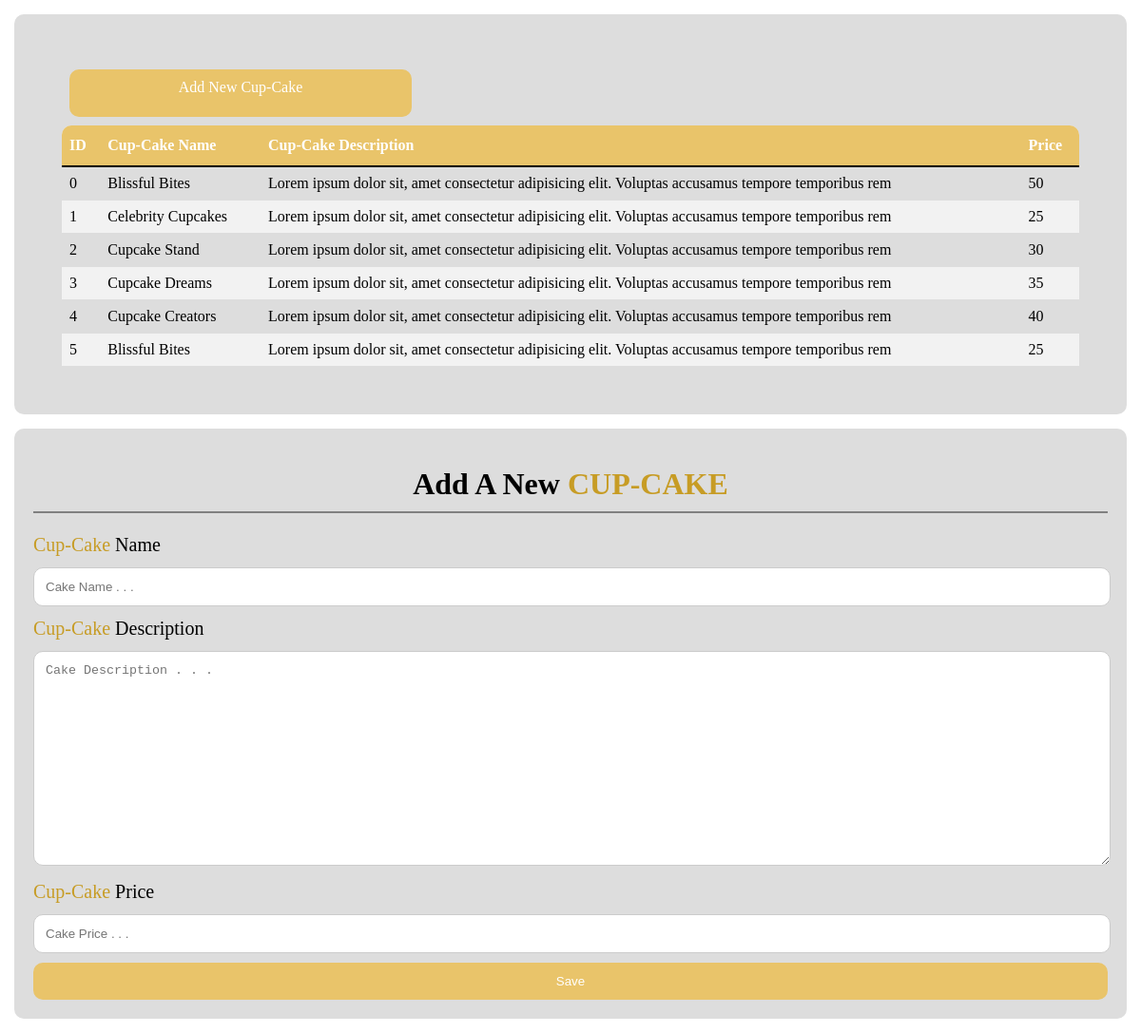
Screenshot of /backend/admin/Pages/addcupcakes.php with the database file from the repository.
### tables this page shows
CREATE TABLE `cupcake` (
  `id` int(10) NOT NULL,
  `cupcake` varchar(30) NOT NULL,
  `discription` varchar(100) DEFAULT NULL,
  `price` int(10) NOT NULL
);

### backend/admin/Pages/addcupcakes.php (the view, shortened to what this page needs)
<?php
 require ('../../files/connection.php');
 try {
     $stmt = $pdo->prepare("SELECT * FROM `cupcake`");
     $stmt->execute();
     $cupcakes = $stmt->fetchAll(PDO::FETCH_ASSOC);
 } catch (Exception $ex) {
     $result = $ex->getMessage();
 }
?>
<!DOCTYPE html>
<html lang="en">
<head>
</head>
<body>
    <div class="burgerlist">
    <div class="table">
        <table>
            <tr>
                <td colspan="4"><a href="#form" class="btn">Add New Cup-Cake</span></a></td>
            </tr>
            <tr>
                <th class="left">ID</th>
                <th>Cup-Cake Name</th>
                <th>Cup-Cake Description</th>
                <th class="right">Price</th>
            </tr>
            <?php foreach ($cupcakes as $key => $cupcake): ?>
                <tr>
                    <td ><?php echo $key?></td>
                    <td><?php echo $cupcake['cupcake']?></td>
                    <td><?php echo $cupcake['discription']?></td>
                    <td><?php echo $cupcake['price']?></td>
                </tr>
                <?php endforeach; ?>
        </table>
    </div>
    </div>
    <div class="form" id="form">
        <center>
            <div class="linkname">
                <h1>Add A New <span>CUP-CAKE</span></h1>
            </div>
        </center>
        <form action="php Files/addfood.php" method="post">
            <div class="row">
                <div class="col-25">
                    <label for="name"><span>Cup-Cake</span> Name</label>
                    <div class="col-75">
                        <input type="text" name="name" placeholder="Cake Name . . ." require>
                    </div>
                </div>
            </div>
            <div class="row">
                <div class="col-25">
                    <label for="Description"><span>Cup-Cake</span> Description</label>
                    <div class="col-75">
                        <textarea type="text" name="description" placeholder="Cake Description . . ." ></textarea>
                    </div>
                </div>
            </div>
            <div class="row">
                <div class="col-25">
                    <label for="price"><span>Cup-Cake</span> Price</label>
                    <div class="col-75">
                        <input type="number" name="price" placeholder="Cake Price . . ." require>
                    </div>
                </div>
            </div>
            <div class="row">
                <input type="submit" name="submitcupcake" value="Save">
            </div>
        </form>
    </div>
</body>
</html>

### rows the page displays
cupcake: key "0", cupcake "Blissful Bites", discription "Lorem ipsum dolor sit, amet consectetur adipisicing elit. Voluptas accusamus tempore temporibus rem", price "50"
cupcake: key "1", cupcake "Celebrity Cupcakes", discription "Lorem ipsum dolor sit, amet consectetur adipisicing elit. Voluptas accusamus tempore temporibus rem", price "25"
cupcake: key "2", cupcake "Cupcake Stand", discription "Lorem ipsum dolor sit, amet consectetur adipisicing elit. Voluptas accusamus tempore temporibus rem", price "30"
cupcake: key "3", cupcake "Cupcake Dreams", discription "Lorem ipsum dolor sit, amet consectetur adipisicing elit. Voluptas accusamus tempore temporibus rem", price "35"
cupcake: key "4", cupcake "Cupcake Creators", discription "Lorem ipsum dolor sit, amet consectetur adipisicing elit. Voluptas accusamus tempore temporibus rem", price "40"
cupcake: key "5", cupcake "Blissful Bites", discription "Lorem ipsum dolor sit, amet consectetur adipisicing elit. Voluptas accusamus tempore temporibus rem", price "25"
